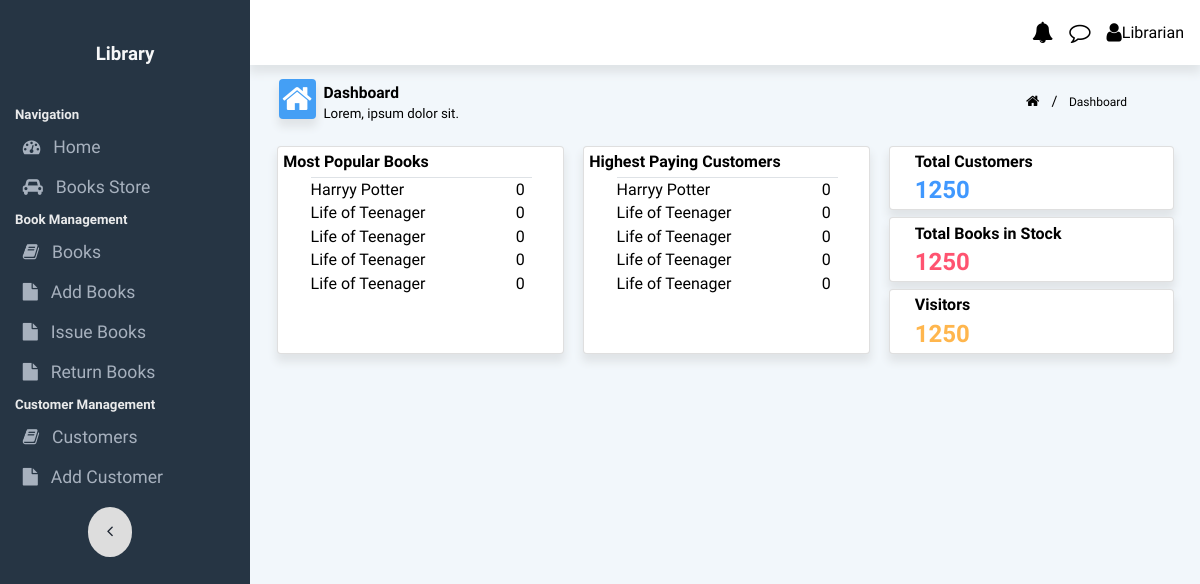
Before: / with the older database file.
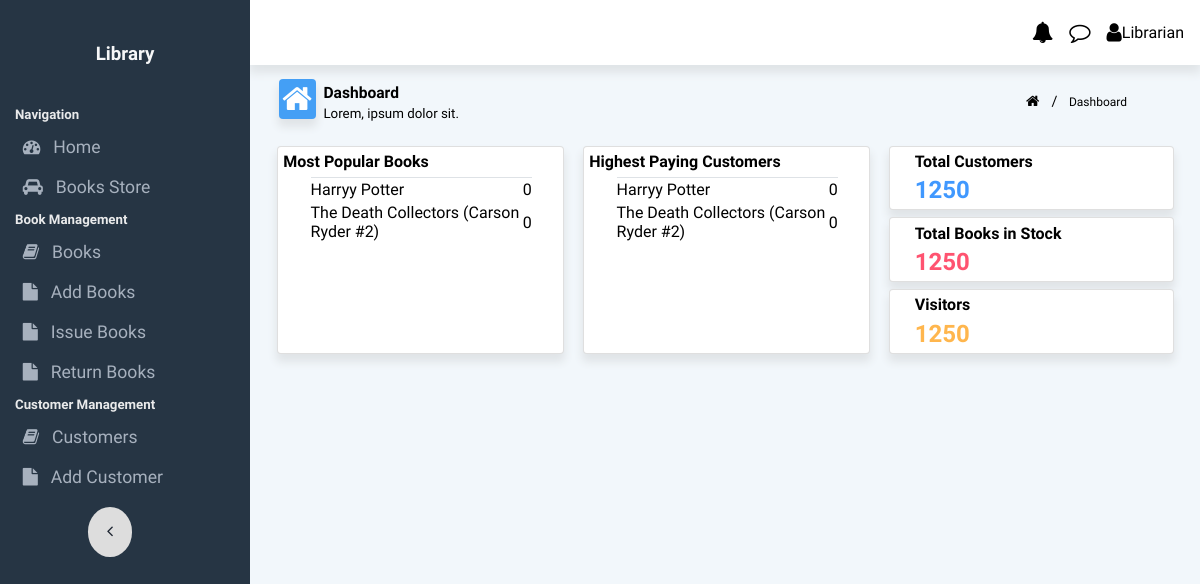
After: the same page with the newer database file.
### app.py (models this page shows, shortened)
class Books(db.Model):
    __tablename__ = 'books'
    book_id = db.Column(db.Integer, primary_key=True, autoincrement=True)
    title = db.Column(db.String(255), nullable=False)
    authors = db.Column(db.String(255), nullable=False)
    stockQty = db.Column(db.Integer, nullable=False, default=0)
    timesIssued = db.Column(db.Integer, nullable=False, default=0)

### app.py (the view)
@app.route('/')
def index():
    most_popular=Books.query.order_by(Books.timesIssued).limit(5).all()
    return render_template('index.html',most_popular=most_popular)

### templates/index.html (shortened to what this page needs)
{% extends 'base.html' %}
{% block body %}
<div class="content-area">
    <div class="flexContainer" id="dashboardLineContainer">
        <div class="flex-40 dashboardLine">
            <i class="fa fa-home fa-2x" style="float: left;" id="homeIcon"></i>
            <div style="margin-bottom: 0;margin-top: 0;">
                <h3 style="margin-bottom: 0;margin-top: 2px;"><small>Dashboard</small> </h3>
                <p style="margin-bottom: 0;margin-top: 0;"><small>Lorem, ipsum dolor sit.</small> </p>
            </div>
        </div>
        <div class="flex-40-end">
            <ul class="breadcrumb" style="float: right;">
                <li><a href="#"><i class="fa fa-home"></i></a></li>
                <li><small>Dashboard</small></li>
            </ul>
        </div>
    </div>
    <div class="flexContainer">
        <div class="flex-50 chartCard card" style="flex: 0 0 30%;">
            <h4><strong>Most Popular Books</strong></h4>
            <div style="width: 80%;margin: auto;">
                <table class="attendance_form_table">
                    <tbody id="attendance_form_table_data">
                        {%for book in most_popular %}
                        <tr>
                            <td>{{book.title}}</td>
                            <td>{{book.timesIssued}}</td>
                        </tr>
                        {%endfor%}
                    </tbody>
                </table>
            </div>
        </div>
        <div class="flex-50 chartCard card" style="flex: 0 0 30%;">
            <h4><strong>Highest Paying Customers</strong></h4>
            <div style="width: 80%;margin: auto;">
                <table class="attendance_form_table">
                    <tbody id="attendance_form_table_data">
                        {%for book in most_popular %}
                        <tr>
                            <td>{{book.title}}</td>
                            <td>{{book.timesIssued}}</td>
                        </tr>
                        {%endfor%}
                    </tbody>
                </table>
            </div>
        </div>
        <div class="flex-40 verticalFlex" style="flex: 0 0 30%;">
            <div class="card verticalFlexItem" style="margin-bottom: 1.5%;">
                <h6>Total Customers</h6>
                <h3 style="color: #4098FE;">1250</h3>
            </div>
            <div class="card verticalFlexItem" style="margin-bottom: 1%; margin-top:1%;">
                <h6>Total Books in Stock</h6>
                <h3 style="color: #FF5370;">1250</h3>
            </div>
            <div class="card verticalFlexItem" style="margin-top: 1.5%;">
                <h6>Visitors</h6>
                <h3 style="color: #FFB64D;">1250</h3>
            </div>
        </div>
    </div>
</div>
{% endblock %}

Changed rows visible on the page:
removed Books: title "Life of Teenager", timesIssued "0"
removed Books: title "Life of Teenager", timesIssued "0"
removed Books: title "Life of Teenager", timesIssued "0"
removed Books: title "Life of Teenager", timesIssued "0"
added Books: title "The Death Collectors (Carson Ryder #2)", timesIssued "0"
